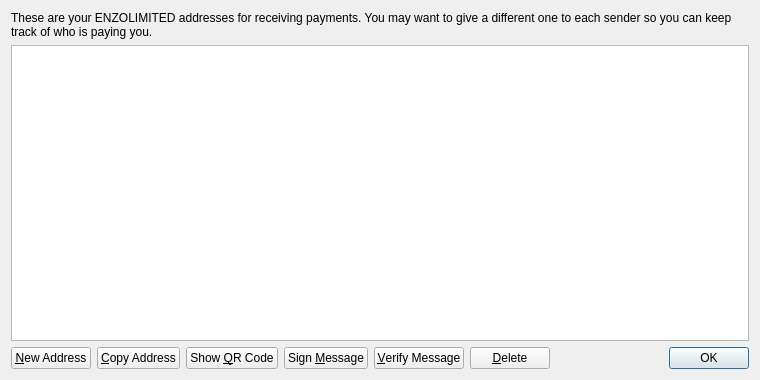
<?xml version="1.0" encoding="UTF-8"?>
<ui version="4.0">
 <class>AddressBookPage</class>
 <widget class="QWidget" name="AddressBookPage">
  <property name="geometry">
   <rect>
    <x>0</x>
    <y>0</y>
    <width>760</width>
    <height>380</height>
   </rect>
  </property>
  <property name="windowTitle">
   <string>Address Book</string>
  </property>
  <property name="styleSheet">
   <string notr="true">background-image: url(:/images/bkgb);</string>
  </property>
  <layout class="QVBoxLayout" name="verticalLayout">
   <item>
    <widget class="QLabel" name="labelExplanation">
     <property name="text">
      <string>These are your ENZOLIMITED addresses for receiving payments. You may want to give a different one to each sender so you can keep track of who is paying you.</string>
     </property>
     <property name="textFormat">
      <enum>Qt::PlainText</enum>
     </property>
     <property name="wordWrap">
      <bool>true</bool>
     </property>
    </widget>
   </item>
   <item>
    <widget class="QTableView" name="tableView">
     <property name="contextMenuPolicy">
      <enum>Qt::CustomContextMenu</enum>
     </property>
     <property name="toolTip">
      <string>Double-click to edit address or label</string>
     </property>
     <property name="tabKeyNavigation">
      <bool>false</bool>
     </property>
     <property name="alternatingRowColors">
      <bool>true</bool>
     </property>
     <property name="selectionMode">
      <enum>QAbstractItemView::SingleSelection</enum>
     </property>
     <property name="selectionBehavior">
      <enum>QAbstractItemView::SelectRows</enum>
     </property>
     <property name="sortingEnabled">
      <bool>true</bool>
     </property>
     <attribute name="verticalHeaderVisible">
      <bool>false</bool>
     </attribute>
    </widget>
   </item>
   <item>
    <layout class="QHBoxLayout" name="horizontalLayout">
     <item>
      <widget class="QPushButton" name="newAddressButton">
       <property name="toolTip">
        <string>Create a new address</string>
       </property>
       <property name="text">
        <string>&amp;New Address</string>
       </property>
       <property name="icon">
        <iconset resource="../bitcoin.qrc">
         <normaloff>:/icons/add</normaloff>:/icons/add</iconset>
       </property>
      </widget>
     </item>
     <item>
      <widget class="QPushButton" name="copyToClipboard">
       <property name="toolTip">
        <string>Copy the currently selected address to the system clipboard</string>
       </property>
       <property name="text">
        <string>&amp;Copy Address</string>
       </property>
       <property name="icon">
        <iconset resource="../bitcoin.qrc">
         <normaloff>:/icons/editcopy</normaloff>:/icons/editcopy</iconset>
       </property>
      </widget>
     </item>
     <item>
      <widget class="QPushButton" name="showQRCode">
       <property name="text">
        <string>Show &amp;QR Code</string>
       </property>
       <property name="icon">
        <iconset resource="../bitcoin.qrc">
         <normaloff>:/icons/qrcode</normaloff>:/icons/qrcode</iconset>
       </property>
      </widget>
     </item>
     <item>
      <widget class="QPushButton" name="signMessage">
       <property name="toolTip">
        <string>Sign a message to prove you own a ENZOLIMITED address</string>
       </property>
       <property name="text">
        <string>Sign &amp;Message</string>
       </property>
       <property name="icon">
        <iconset resource="../bitcoin.qrc">
         <normaloff>:/icons/edit</normaloff>:/icons/edit</iconset>
       </property>
      </widget>
     </item>
     <item>
      <widget class="QPushButton" name="verifyMessage">
       <property name="toolTip">
        <string>Verify a message to ensure it was signed with a specified ENZOLIMITED address</string>
       </property>
       <property name="text">
        <string>&amp;Verify Message</string>
       </property>
       <property name="icon">
        <iconset resource="../bitcoin.qrc">
         <normaloff>:/icons/transaction_0</normaloff>:/icons/transaction_0</iconset>
       </property>
      </widget>
     </item>
     <item>
      <widget class="QPushButton" name="deleteButton">
       <property name="toolTip">
        <string>Delete the currently selected address from the list</string>
       </property>
       <property name="text">
        <string>&amp;Delete</string>
       </property>
       <property name="icon">
        <iconset resource="../bitcoin.qrc">
         <normaloff>:/icons/remove</normaloff>:/icons/remove</iconset>
       </property>
      </widget>
     </item>
     <item>
      <spacer name="horizontalSpacer">
       <property name="orientation">
        <enum>Qt::Horizontal</enum>
       </property>
       <property name="sizeHint" stdset="0">
        <size>
         <width>40</width>
         <height>20</height>
        </size>
       </property>
      </spacer>
     </item>
     <item>
      <widget class="QDialogButtonBox" name="buttonBox">
       <property name="sizePolicy">
        <sizepolicy hsizetype="Maximum" vsizetype="Fixed">
         <horstretch>0</horstretch>
         <verstretch>0</verstretch>
        </sizepolicy>
       </property>
       <property name="standardButtons">
        <set>QDialogButtonBox::Ok</set>
       </property>
      </widget>
     </item>
    </layout>
   </item>
  </layout>
 </widget>
 <resources>
  <include location="../bitcoin.qrc"/>
 </resources>
 <connections/>
</ui>
